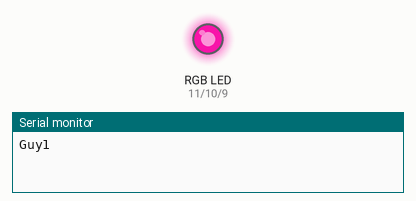
Recording of a sketch running on a simulated Arduino Uno, built with avr-gcc and run on an emulated ATmega328P. Shown: an RGB LED mixed from three pins (HIGH = lit), the last lines printed to the serial monitor. Dim RGB values are drawn brighter than linear; random numbers use the default seed unless the sketch sets one.

Above: at 0.1 s.
At 1.1 s:
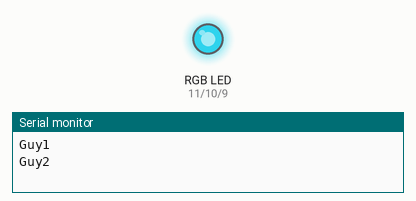
At 9.1 s:
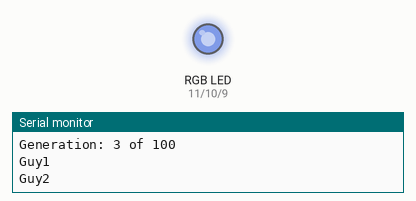
Timing chart, 0 to 10.6 s (numbered marks = the images above):
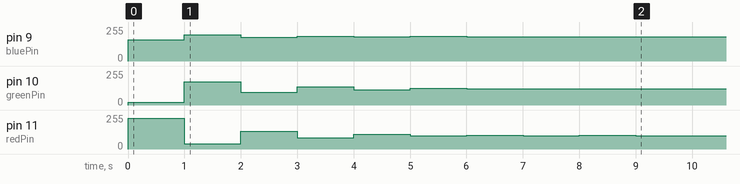

The sketch:

rgb_led.ino
```cpp
/*
DC416 RGB_LED
Function pointers: http://www.andthinker.com/2017/05/function-pointer-in-c.html
*/

int GENERATIONS = 100;

int redPin = 11;
int greenPin = 10;
int bluePin = 9;

struct RGB {
  byte red;
  byte green;
  byte blue;
};

RGB redguy1 = { 255, 0, 0 };
RGB greenguy1 = { 0, 255, 0};
RGB blueguy1 = {0, 0, 255};
RGB whiteguy1 = {255, 255, 255};
RGB blackguy1 = {0, 0, 0};

//uncomment this line if using a Common Anode LED
//#define COMMON_ANODE

void setup()
{
  pinMode(redPin, OUTPUT);
  pinMode(greenPin, OUTPUT);
  pinMode(bluePin, OUTPUT);
  Serial.begin(9600);
}

void printGenerations(int gen) {
    Serial.print("Generation: ");
    Serial.print(gen);
    Serial.print(" of ");
    Serial.print(GENERATIONS);
    Serial.print("\n");
}

void loop()
{
  RGB guy1 = getRandomRGB();
  RGB guy2 = getRandomRGB();

  Serial.println("Guy1");
  setDC416Color(guy1);
  Serial.println("Guy2");
  setDC416Color(guy2);
  for (int i = 0; i <= GENERATIONS; i++) {
    printGenerations(i);
    guy1 = scanRGB(guy1, guy2);
    Serial.println("Guy1");
    setDC416Color(guy1);
    guy2 = scanRGB(guy2, guy1);
    Serial.println("Guy2");
    setDC416Color(guy2);
  }
}

void setDC416Color(RGB rgb)
{
  analogWrite(redPin, rgb.red);
  analogWrite(greenPin, rgb.green);
  analogWrite(bluePin, rgb.blue);
  delay(1000);
}

int jonahsAlgorithm(int rgb1, int rgb2) {
  return (rgb1 + rgb2) / 2;
}

RGB scanRGB(RGB rgb1, RGB rgb2) {
  RGB result = {
    jonahsAlgorithm(rgb1.red, rgb2.red),
    jonahsAlgorithm(rgb1.green, rgb2.green),
    jonahsAlgorithm(rgb1.blue, rgb2.blue),
  };
  return result;
}

RGB getRandomRGB() {
  return RGB {random(255), random(255), random(255)};
}
```

Measured:
- by itself, pin 11 (redPin): 0/255 → 232/255 at 0.00 s, → 38/255 1.0 s later, → 135/255 1.0 s later, → 86/255 1.0 s later, … (10 changes in this stretch)
- by itself, pin 9 (bluePin): 0/255 → 158/255 at 0.00 s, → 197/255 1.0 s later, → 177/255 1.0 s later, → 187/255 1.0 s later, … (7 changes in this stretch)
